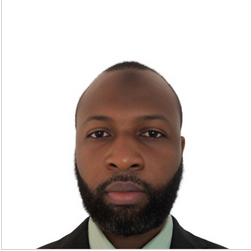
#> input picture assets/leadership/abdul-hamid-sherriff.jpg, 251 x 251 px, found by its file name
$ python -i process_leadership_photos.py   (imports and definitions only)
#> lines starting #> are read from the running program, lines starting #| are printed output that depends on the picture
"""
Process Leadership / LEADERSHIP PICTURES 2 sources into standardized assets/leadership JPEGs.

- Neutral background (#f5f7fa) for transparency / odd edges
- 4:3 card portraits at 1200x900 (executive + board) via letterbox fit — full subject visible, no decapitating crop
- Square advisor avatars at 240x240 (displayed small in UI)
- Mild sharpen + JPEG quality 90

Run from repo root:
  python scripts/process_leadership_photos.py
"""
from __future__ import annotations

import sys
from pathlib import Path

# [6 lines not run here, left out]

from PIL import Image, ImageEnhance, ImageOps

REPO = Path(__file__).resolve().parents[1]
SRC_DIR = REPO / "Leadership" / "LEADERSHIP PICTURES 2"
OUT_DIR = REPO / "assets" / "leadership"

# Site background-adjacent neutral (matches .team-card-media / .board-card-media feel)
NEUTRAL = (245, 247, 250)

CARD = (1200, 900)
AVATAR = (240, 240)


def _open(path: Path) -> Image.Image:
    return Image.open(path)
#> returned value is the input picture: PIL image 251x251 RGBA; mean R, G, B, A 205.4, 198, 194.7, 255


def to_rgb_on_neutral(im: Image.Image) -> Image.Image:
    if im.mode in ("RGBA", "LA") or (im.mode == "P" and "transparency" in im.info):
        base = Image.new("RGB", im.size, NEUTRAL)
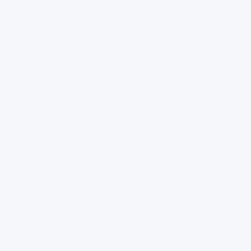
#> base: PIL image 251x251 RGB; mean R, G, B 245, 247, 250
        if im.mode != "RGBA":
            im = im.convert("RGBA")
        base.paste(im, mask=im.split()[-1])
        return base
    if im.mode != "RGB":
        return im.convert("RGB")
    return im


def cover_crop(im: Image.Image, w: int, h: int) -> Image.Image:
    im = to_rgb_on_neutral(im)
    im = ImageOps.exif_transpose(im)
    src_w, src_h = im.size
    scale = max(w / src_w, h / src_h)
    nw, nh = int(round(src_w * scale)), int(round(src_h * scale))
    im = im.resize((nw, nh), Image.Resampling.LANCZOS)
    left = (nw - w) // 2
    top = (nh - h) // 2
    return im.crop((left, top, left + w, top + h))


def contain_pad(im: Image.Image, w: int, h: int) -> Image.Image:
    """Scale uniformly to fit inside w×h, pad with neutral (no cropping)."""
    im = to_rgb_on_neutral(im)
    im = ImageOps.exif_transpose(im)
    src_w, src_h = im.size
#> src_w = 251; src_h = 251
    scale = min(w / src_w, h / src_h)
#> scale = 3.59
    nw, nh = max(1, int(round(src_w * scale))), max(1, int(round(src_h * scale)))
#> nw = 900; nh = 900
    resized = im.resize((nw, nh), Image.Resampling.LANCZOS)
    canvas = Image.new("RGB", (w, h), NEUTRAL)
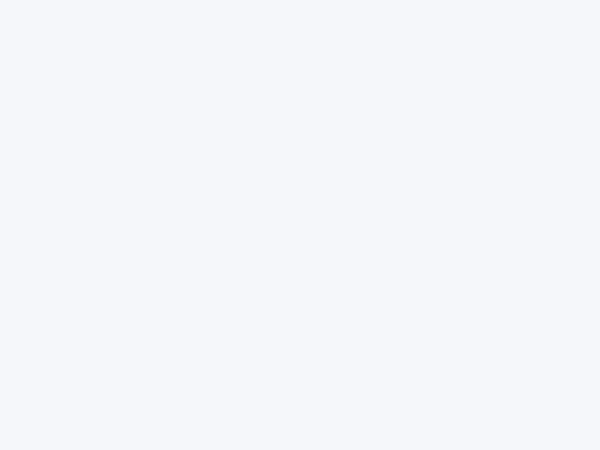
#> canvas: PIL image 1200x900 RGB (shown at 1/2 size); mean R, G, B 245, 247, 250
    left = (w - nw) // 2
#> left = 150
    top = (h - nh) // 2
#> top = 0
    canvas.paste(resized, (left, top))
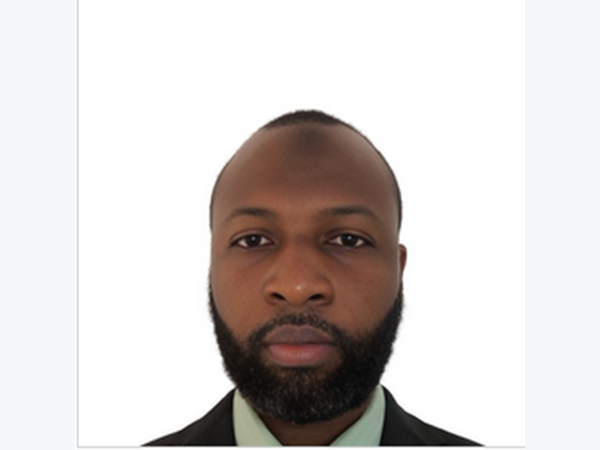
#> canvas: PIL image 1200x900 RGB (shown at 1/2 size); mean R, G, B 215.3, 210.2, 208.5
    return canvas


def enhance_clarity(im: Image.Image) -> Image.Image:
    im = ImageEnhance.Contrast(im).enhance(1.04)
    im = ImageEnhance.Sharpness(im).enhance(1.1)
    return im


def save_jpeg(im: Image.Image, dest: Path) -> None:
    dest.parent.mkdir(parents=True, exist_ok=True)
    im.save(dest, format="JPEG", quality=90, optimize=True, subsampling=1)


# (source_filename, output_filename, kind: "card" | "avatar")
# kind=avatar: square center crop for advisory row; kind=card: 4:3 for team + board
MAPPINGS: list[tuple[str, str, str]] = [
    ("Sherriff.png", "abdul-hamid-sherriff.jpg", "card"),
    ("isabella Agyekum.png", "isabella-agyekum.jpg", "card"),
    # Windows filename uses typographic apostrophes (U+2032 / U+2019), not ASCII 0x27
    ("Ouattara Mafine\u2032 N\u2019Charic.jpg", "ouattara-ncharick.jpg", "card"),
    ("mahmoud.jpg", "mahamadou-sissoko.jpg", "card"),
    ("Chanze Parfait.jpg", "chanze-parfait.jpg", "card"),
    ("onyeche.jpg", "onyeche-tefase.jpg", "avatar"),
    ("chris antewi-removebg-preview(1).jpg", "christopher-antwi.jpg", "avatar"),
    ("andre dewitt-removebg-preview.jpg", "andre-de-witt.jpg", "avatar"),
    ("DADSON AWUNYO-VITOR.jpg", "dadson-awunyo-vitor.jpg", "card"),
    ("sehora.jpg", "sephora-fondop-medjowe.jpg", "card"),
    ("sylvester AKPAH.jpg", "sylvester-akpah.jpg", "card"),
    ("Josephine Akuba.jpg", "josephine-buah-timtey.jpg", "card"),
    ("kelly_baker.avif", "kelly-baker.jpg", "avatar"),
    ("rohlman_diane.jpg", "diane-rohlman.jpg", "avatar"),
    ("Nicky Kingston.png", "nicky-kingston.jpg", "avatar"),
    ("patricia-araba-annan.png", "patricia-araba-annan.jpg", "avatar"),
    ("john-paul-engel.png", "john-paul-engel.jpg", "avatar"),
    ("kimm-harris.png", "kimm-harris.jpg", "avatar"),
]


def process_pair(src_name: str, out_name: str, kind: str) -> str:
    src = SRC_DIR / src_name
    if not src.exists():
        return f"SKIP missing source -> {out_name}"
    im = _open(src)
    if kind == "avatar":
        out_im = cover_crop(im, *AVATAR)
    else:
        out_im = contain_pad(im, *CARD)
    out_im = enhance_clarity(out_im)
    save_jpeg(out_im, OUT_DIR / out_name)
    return f"OK -> {out_name}"


def reprocess_existing(out_name: str) -> str | None:
    """Re-standardize a file already in assets/leadership (no new source in PICTURES 2)."""
    p = OUT_DIR / out_name
    if not p.exists():
        return None
    im = _open(p)
    out_im = contain_pad(im, *CARD)
    out_im = enhance_clarity(out_im)
    save_jpeg(out_im, p)
    return f"OK (reprocess existing) {out_name}"


def main() -> int:
    if not SRC_DIR.is_dir():
        print(f"Source folder not found: {SRC_DIR}", file=sys.stderr)
        return 1
    OUT_DIR.mkdir(parents=True, exist_ok=True)
    lines: list[str] = []
    for src_name, out_name, kind in MAPPINGS:
        lines.append(process_pair(src_name, out_name, kind))
    for msg in lines:
        print(msg)

    for extra in ("chanze-parfait.jpg", "gifty-quarshie-ngissah.jpg"):
        m = reprocess_existing(extra)
        if m:
            print(m)
    return 0


# [2 lines not run here, left out]

>>> result = reprocess_existing('../assets/leadership/abdul-hamid-sherriff.jpg')
